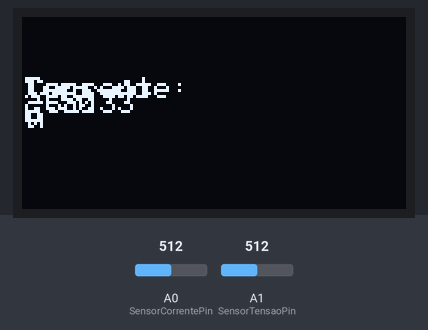
Bench run of a sketch on a simulated Arduino Uno, built with avr-gcc and run on an emulated ATmega328P. Parts: 128×64 one-colour display. The inputs (shaded band) are chosen by the test bench; at power-on: A1 (SensorTensaoPin) = 512, A0 (SensorCorrentePin) = 512.

Above: at 1.8 s.
1.9 s: A1 (SensorTensaoPin) set to 526
At 2.5 s:
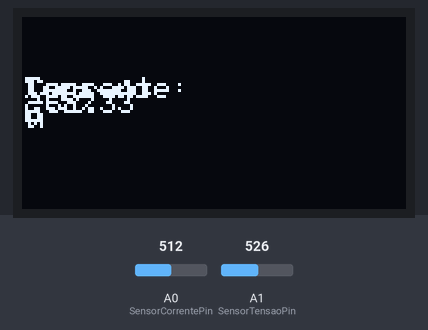
3.6 s: A1 (SensorTensaoPin) set to 716
At 5.0 s:
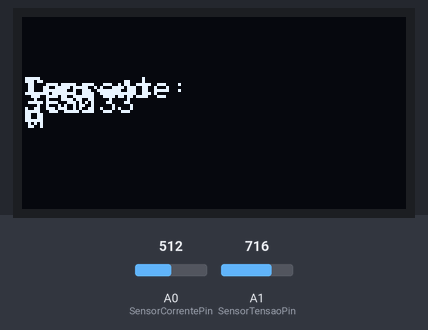
5.6 s: A1 (SensorTensaoPin) set to 900
At 7.6 s:
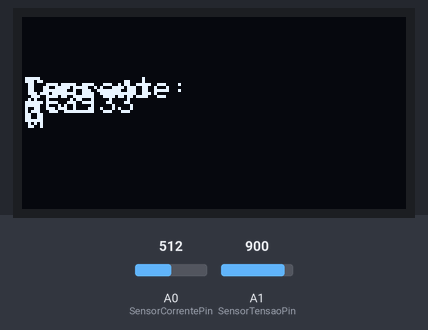
Timing chart, 0 to 9.1 s (numbered marks = the images above; inputs shaded):
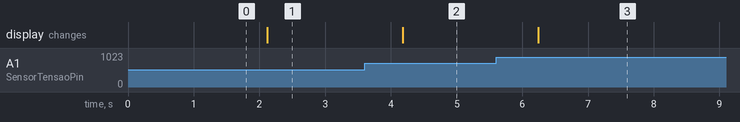

The sketch:

Sensores_Oled.ino
```cpp
#include <Wire.h>
#include <Adafruit_GFX.h>
#include <Adafruit_SSD1306.h>
#define OLED_RESET 4
Adafruit_SSD1306 display(OLED_RESET);
const int SensorTensaoPin=A1;
float TensaoEntrada;
float TensaoSaida;
float ValorTensao;
const int SensorCorrentePin=A0;
float Tensao;
float ValorCorrente;
void setup() {
  Serial.begin(9600);
  display.begin(SSD1306_SWITCHCAPVCC, 0x3C);
  display.clearDisplay();
}

void loop() {
  ValorTensao = analogRead(SensorTensaoPin);
  TensaoSaida = (ValorTensao * 5)/1024;
  TensaoEntrada = TensaoSaida * 5;
  Tensao = analogRead(SensorCorrentePin * 5)/1024;
  Tensao = Tensao - 2.5 + 0.007;
  ValorCorrente = Tensao/0.04;
  display.clearDisplay();
  display.setTextSize(1);
  display.setTextColor(WHITE);
  display.setCursor(1,20);
  display.print("Tensão: ");
  display.setCursor(1,25);
  display.print(TensaoSaida);
  display.setCursor(1,30);
  display.print("V");
  display.setCursor(2,20);
  display.print("Corrente: ");
  display.setCursor(2,25);
  display.print(ValorCorrente);
  display.setCursor(2,30);
  display.print("A");
  display.display();
  delay(1000);
}
```

Measured:
- the behaviour switches between 513 and 514 on A1 (SensorTensaoPin) (found by bisection; images 0 and 1)
- after the input at 1.9 s, the display: changes after 0.22 s (image 1)
- after the input at 3.6 s, the display: changes after 0.58 s (image 2)
- after the input at 5.6 s, the display: changes after 0.64 s (image 3)
